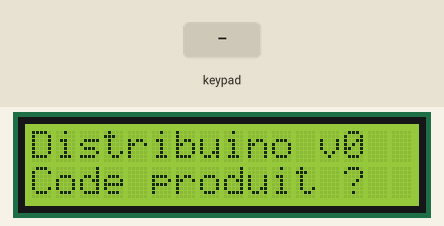
A sketch run on a simulated Arduino Mega 2560, built with avr-gcc and run on an emulated ATmega2560. On the bench: 16×2 character LCD. Inputs (shaded band) come from the test bench.

Above: at 1.2 s.
1.3 s: keypad keys 4 7 4 9 5 1 5 3 * pressed 0.4 s apart
At 3.6 s:
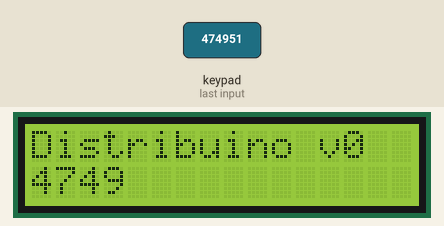
6.4 s: key 'A' pressed
At 7.4 s:
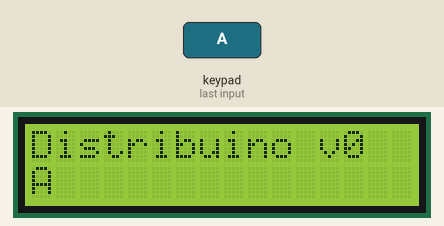
9.4 s: key 'B' pressed
At 9.9 s:
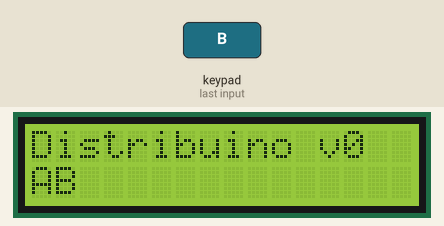
12.4 s: keypad keys 4 7 4 9 5 1 5 3 # pressed 0.4 s apart
At 13.4 s:
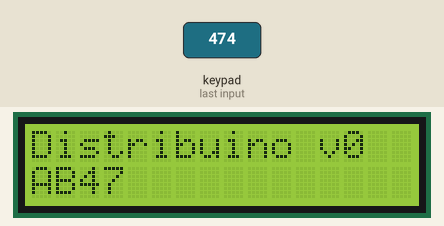
19.0 s: key 'C' pressed
At 19.7 s:
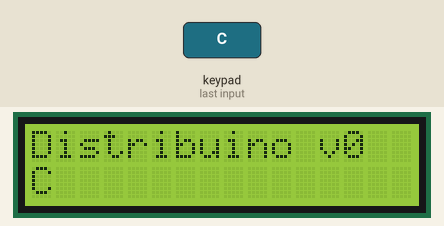
22.0 s: key 'D' pressed
At 23.3 s:
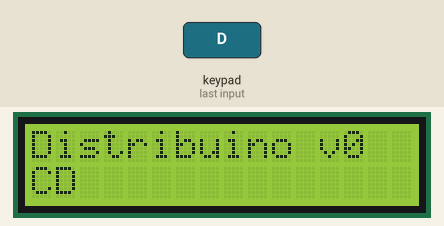
Timing chart, 0 to 25.0 s (numbered marks = the images above; inputs shaded):
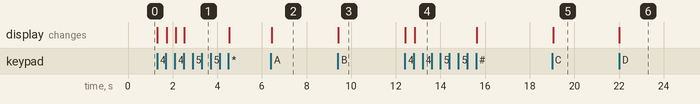

The sketch:

keypad_and_screen.ino
```cpp
#include <Keypad.h>
#include <LiquidCrystal.h>


const int ROW_NUM = 4; //four rows
const int COLUMN_NUM = 4; //four columns
char keys[ROW_NUM][COLUMN_NUM] = {
  {'1','2','3', 'A'},
  {'4','5','6', 'B'},
  {'7','8','9', 'C'},
  {'*','0','#', 'D'}
};
byte pin_rows[ROW_NUM] = {47, 49, 51, 53}; //connect to the row pinouts of the keypad
byte pin_column[COLUMN_NUM] = {46, 48, 50, 52}; //connect to the column pinouts of the keypad
Keypad keypad = Keypad(makeKeymap(keys), pin_rows, pin_column, ROW_NUM, COLUMN_NUM);

LiquidCrystal lcd(31, 33, 35, 30, 32, 34);


const int codeLength = 4;
String productCode = "";

void setup(){
  Serial.begin(9600);
  lcd.begin(16, 2);
}

void loop(){
  char key = keypad.getKey();

  if (key) {
    if(key == '*' | key == '#') productCode = ""; // Cancel
    else if(productCode.length() < codeLength) productCode += key;
  }

  writeToScreen(0, "Distribuino v0");
  if(productCode == "") writeToScreen(1, "Code produit ?");
  else writeToScreen(1, productCode);
}

void writeToScreen(int line, String text) {
  // Clear the screen line
  for(int i = 0; i < 16; i++){
    lcd.setCursor(i, line);
    lcd.write(" ");
  }

  lcd.setCursor(0, line);
  lcd.print(text);
}
```

Measured:
- after the input at 1.3 s, the display: first changes at once (image 1 shows a later state)
- after the input at 6.4 s, the display: changes at once (image 2)
- after the input at 9.4 s, the display: changes at once (image 3)
- after the input at 12.4 s, the display: first changes at once (image 4 shows a later state)
- after the input at 19.0 s, the display: changes after 0.05 s (image 5)
- after the input at 22.0 s, the display: changes at once (image 6)
